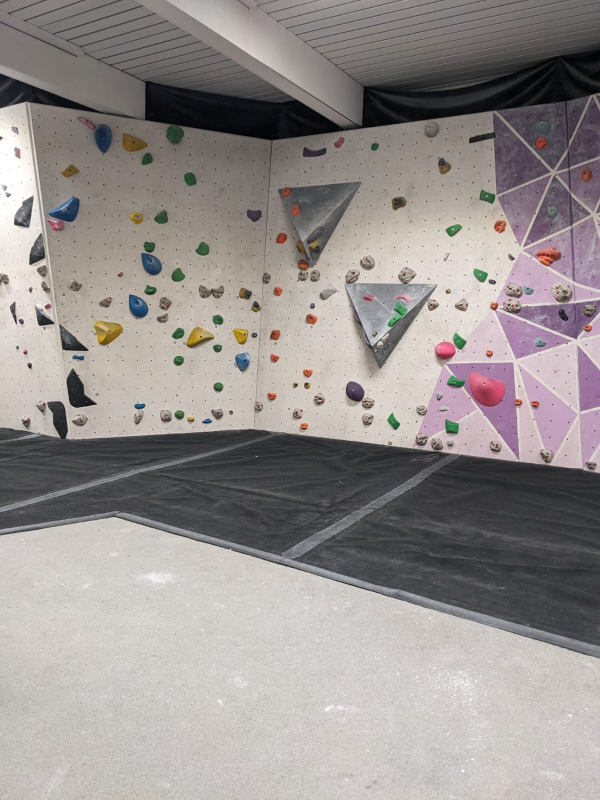
#> input picture fastAPI/processing/climbing1.jpeg, 1200 x 1600 px (shown at 1/2 size)
$ python -i detectColor.py   (imports and definitions only)
#> lines starting #> are read from the running program, lines starting #| are printed output that depends on the picture; after the words box and inside, x2 and y2 are one past the last pixel; in counts of white or black regions, pixels touching at a corner belong together
#> further down, picture is the input picture: shape (1600, 1200, 3); mean B, G, R 142.8, 144.6, 150.6
import cv2
import numpy as np

# Load the image
# image = cv2.imread('climbing1.jpeg')

def detectColor(image):
    # Convert to grayscale
    gray_image = cv2.cvtColor(image, cv2.COLOR_BGR2GRAY)
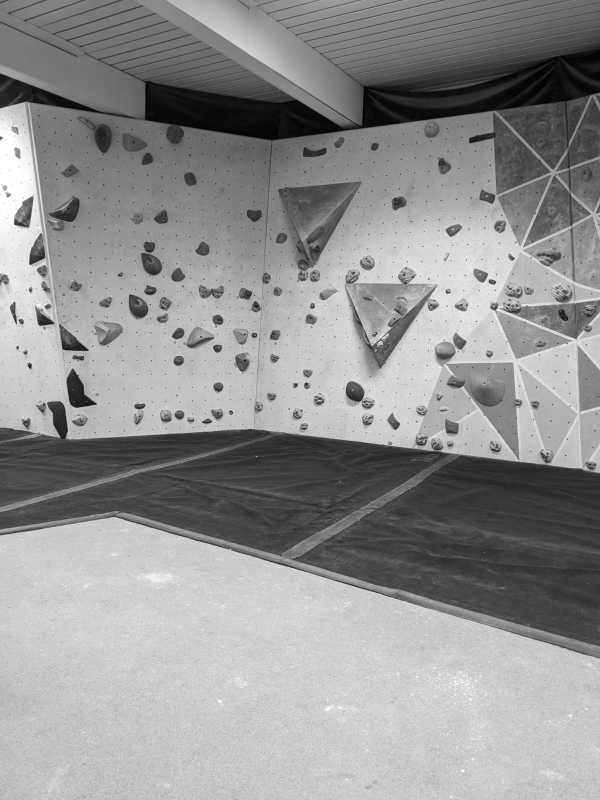
#> gray_image: shape (1600, 1200) (shown at 1/2 size); min 0, max 255, mean 146.2
    gray_image_colored = cv2.cvtColor(gray_image, cv2.COLOR_GRAY2BGR)  # Convert grayscale back to BGR for masking

    # Convert to HSV color space
    hsv_image = cv2.cvtColor(image, cv2.COLOR_BGR2HSV)
#> hsv_image: shape (1600, 1200, 3); mean H, S, V 49.4, 22.6, 152

    # Define the color range for the mask (e.g., red color)
    # lower_bound = np.array([0, 120, 70])  # Lower bound of the color in HSV
    # upper_bound = np.array([10, 255, 255])  # Upper bound of the color in HSV

    lower_bound = np.array([95, 0, 0])   # Lower bound for red
    upper_bound = np.array([130, 255, 255])

    # Create a mask for the specific color
    mask = cv2.inRange(hsv_image, lower_bound, upper_bound)
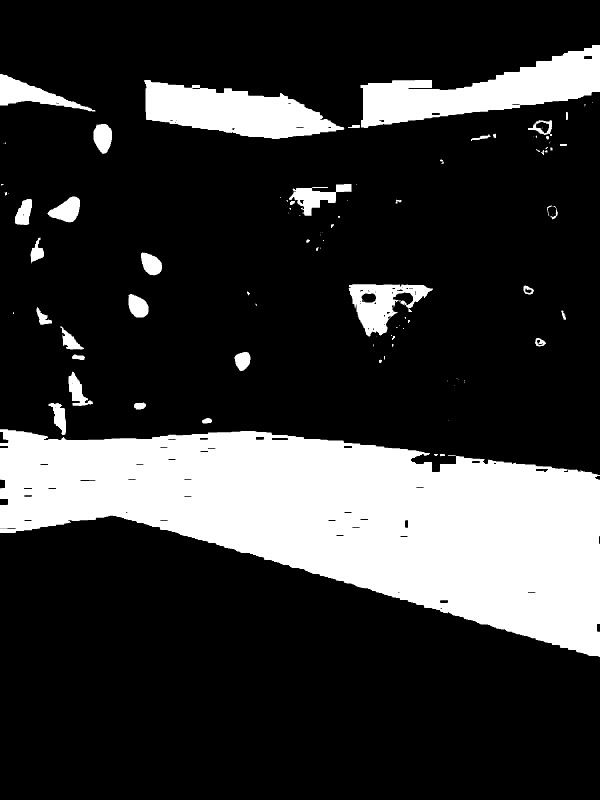
#> mask: shape (1600, 1200) (shown at 1/2 size); 21% white; 95 white regions (49 under 20 px), largest, box (x1, y1, x2, y2) and area: (0, 858, 1200, 1314) 306517, (721, 90, 1200, 256) 35848, (288, 160, 689, 278) 27963

    # Invert the mask
    mask_inv = cv2.bitwise_not(mask)
    purple_background = np.full_like(image, (150, 100, 200))


    # Extract the color part
    colored_part = cv2.bitwise_and(image, image, mask=mask)
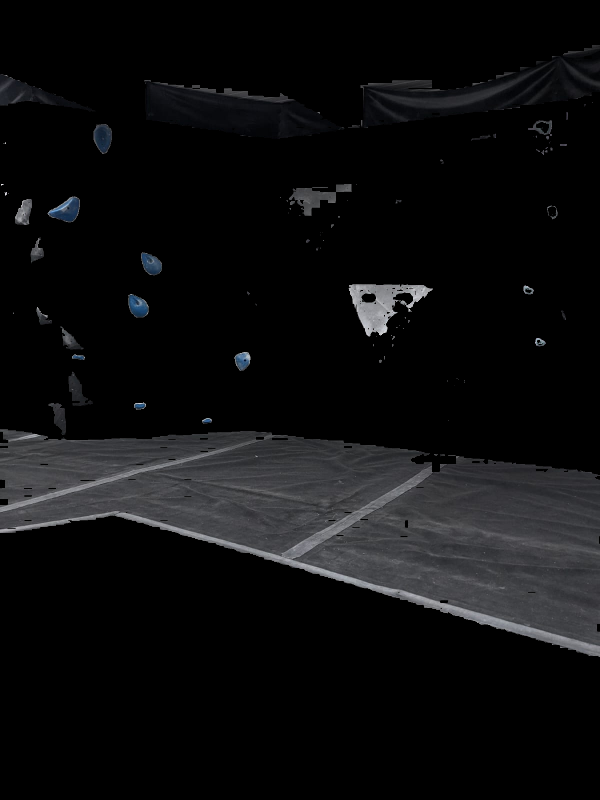
#> colored_part: shape (1600, 1200, 3) (shown at 1/2 size); mean B, G, R 14.3, 13.5, 13.2
    # gray_part = cv2.bitwise_and(purple_background, purple_background, mask=mask_inv)


    # Extract the grayscale part
    gray_part = cv2.bitwise_and(gray_image_colored, gray_image_colored, mask=mask_inv)
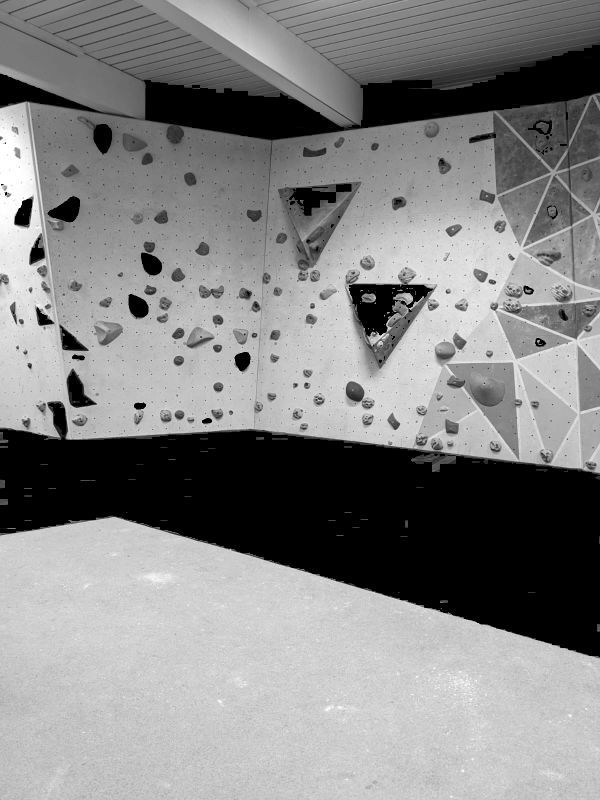
#> gray_part: shape (1600, 1200, 3) (shown at 1/2 size); min 0, max 255, mean 132.7

    # Combine both parts
    final_image = cv2.add(colored_part, gray_part)

    # Display the result
    final_image = final_image[0:950, :]
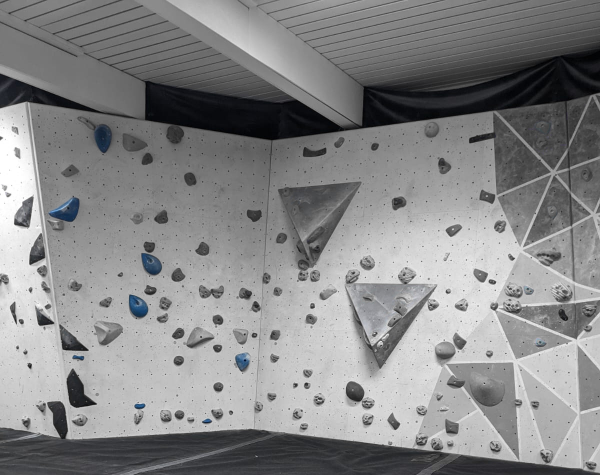
#> final_image: shape (950, 1200, 3) (shown at 1/2 size); mean B, G, R 135.6, 135, 134.7
    final_image = cv2.resize(final_image, None, fx=0.7, fy=0.7, interpolation=cv2.INTER_AREA)
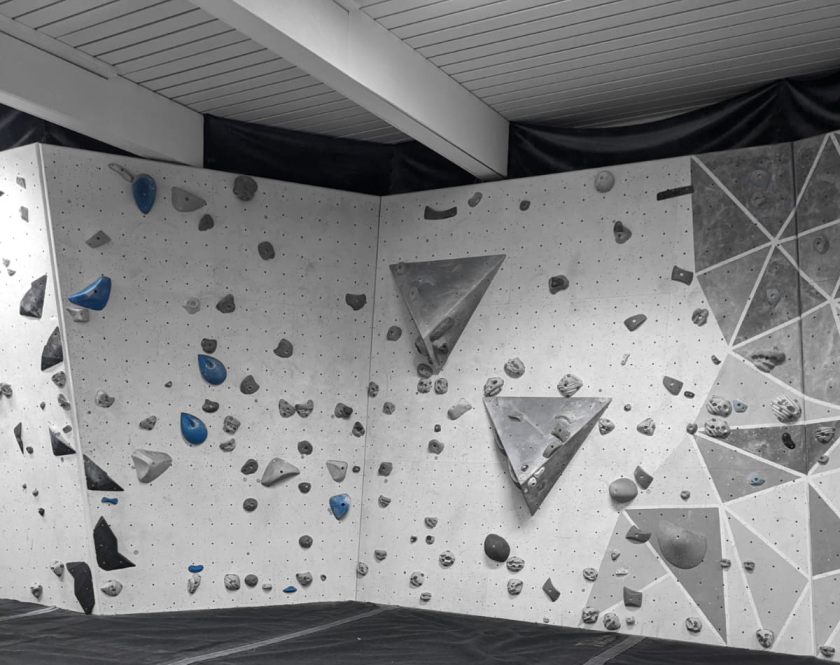
#> final_image: shape (665, 840, 3); mean B, G, R 135.6, 135, 134.7

    return(final_image)

# [6 lines not run here, left out]

>>> import cv2
>>> picture = cv2.imread('climbing1.jpeg')
>>> result = detectColor(picture)
